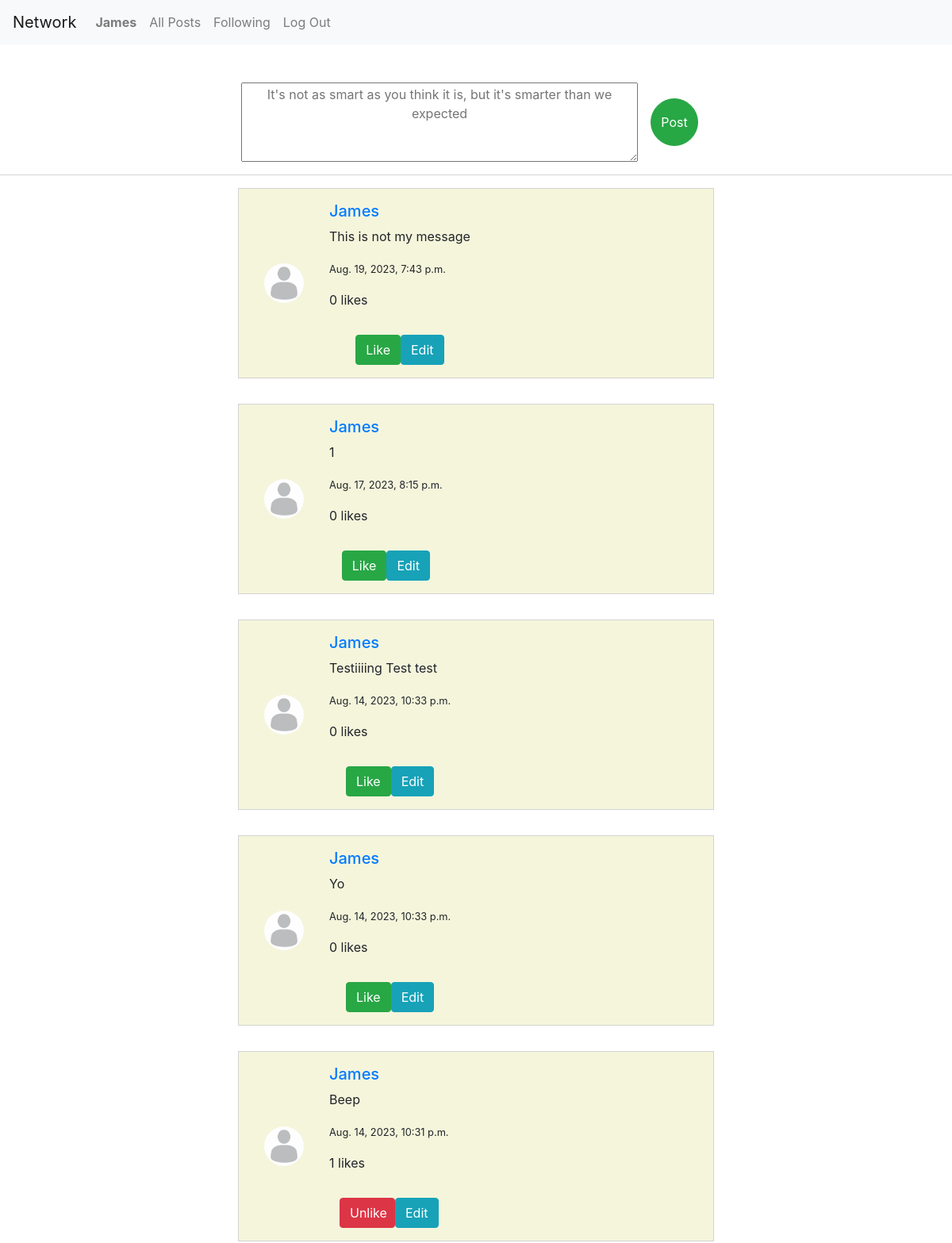
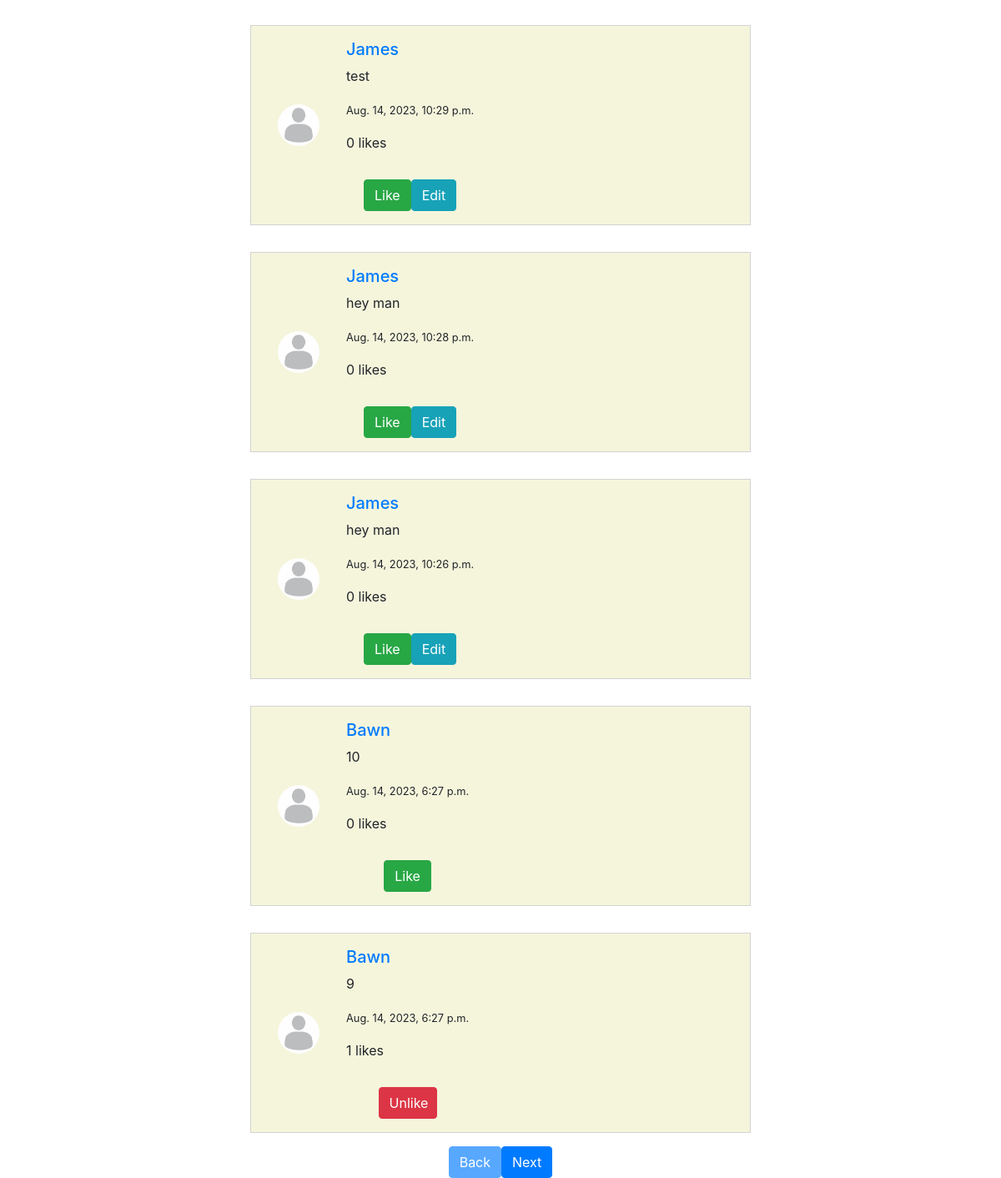
Screenshot of / (signed in) with the database file from the repository (2 pictures, top to bottom).
### network/models.py (models this page shows)
class User(AbstractUser):
    pass

class Post(models.Model):
    user = models.ForeignKey(User, on_delete=models.CASCADE)
    content = models.CharField(max_length=300)
    timestamp = models.DateTimeField(default=timezone.now)

### network/views.py (the view, shortened to what this page needs)
# urls.py: path("", views.index, name="index"),
def index(request):
    if request.method == 'GET':
        posts = Post.objects.prefetch_related('likes').all().order_by('timestamp').reverse()
        context = {}
        if request.user.is_authenticated:
            user_likes = [like.post_id for like in Like.objects.filter(user=request.user)]
            context['user_likes']= user_likes
        indexed_posts = []
        for index, post in enumerate(posts, start=1):
            indexed_posts.append({'index': index, 'post':post})
        context['posts'] = indexed_posts
        return render(request, "network/index.html", context)

### network/templates/network/index.html (shortened to what this page needs)
{% extends "network/layout.html" %}
{% load static %}
{% block body %}
    {% if user.is_authenticated %}
    <div class="user-post">
        <form href="{% url 'index' %}" method='post'>
            <textarea placeholder="It's not as smart as you think it is, but it's smarter than we expected" name="post_content"></textarea>
            <button type="submit" class="btn btn-success">Post</button>
        </form>
    </div>
    {% else %}
        <h4><a href="{% url 'login' %}">Log in</a></h4>
    {% endif %}
    <div class="posts">
        {% for post in posts %}
        <div class="post" data-index="{{post.index}}">
            <div class="post-profile">
                <img src="{% static 'images/profile-placeholder.jpg' %}" width="50px" height="50px" alt="profile-pic"/>
            </div>
            <div class="post-content">
                <h5><a href="{% url 'profile-page'  post.post.user.id %}" >{{ post.post.user }}</a></h5>
                <div id="post_content_div_{{post.post.id}}">
                    <p id="post_content_{{post.post.id}}">{{ post.post.content }}</p>
                </div>
                <p><small>{{ post.post.timestamp }}</small></p>
                <p id="like_count_{{post.post.id}}">{{ post.post.likes.all.count }} likes</p>
                <div class="side-by-side">
                    <button id="like_button_{{post.post.id}}" name="post_id" value="{{post.post.id}}" class="like_button btn {% if not post.post.id in user_likes %}btn-success{% else %}btn-danger{% endif %}" data-liked="{% if post.post.id in user_likes %}true{% else %}false{% endif %}" onclick="toggleLike({{post.post.id}})">{% if not post.post.id in user_likes %}Like{% else %}Unlike{% endif %}</button>
                    {% if post.post.user == request.user %}
                        <button id="edit-btn" class="btn btn-info" data-id="{{post.post.id}}">Edit</button>
                    {% endif %}
                </div>
            </div>
        </div>
        {% endfor %}
        <div class="side-by-side">
            <button id="back-btn" class="btn btn-primary">Back</button>
            <button id="next-btn" class="btn btn-primary">Next</button>
        </div>
    </div>
{% endblock %}

### network/templates/network/layout.html (shortened to what this page needs)
{% load static %}
<!DOCTYPE html>
<html lang="en">
    <head>
        <link rel="stylesheet" href="https://stackpath.bootstrapcdn.com/bootstrap/4.4.1/css/bootstrap.min.css">
        <link href="{% static 'network/styles.css' %}" rel="stylesheet">
    </head>
    <body>
        <nav class="navbar navbar-expand-lg navbar-light bg-light">
            <a class="navbar-brand" href="#">Network</a>
            <div>
              <ul class="navbar-nav mr-auto">
                {% if user.is_authenticated %}
                    <li class="nav-item">
                        <a class="nav-link" href="#"><strong>{{ user.username }}</strong></a>
                    </li>
                {% endif %}
                <li class="nav-item">
                  <a class="nav-link" href="{% url 'index' %}">All Posts</a>
                </li>
                {% if user.is_authenticated %}
                    <li class="nav-item">
                        <a class="nav-link" href="{% url 'following' %}">Following</a>
                    </li>
                    <li class="nav-item">
                        <a class="nav-link" href="{% url 'logout' %}">Log Out</a>
                    </li>
                {% endif %}
              </ul>
            </div>
          </nav>
        <div class="body">
            {% block body %}
            {% endblock %}
        </div>
    </body>
</html>

### network/static/network/styles.css (style rules this page uses)
.user-post { display: flex; justify-content: center; align-items: center; align-content: center; padding:3rem; padding-bottom: 1rem; border-bottom: 1px solid lightgrey; }
.user-post form { display: flex; justify-content: center; align-items: center; }
.user-post textarea { width: 500px; min-height: 100px; text-align: center; }
.user-post button { height:60px; width:60px; border-radius: 300px; margin:1rem; }
.posts { display: flex; flex-direction: column; justify-content:left; align-items: center; }
.post { display:flex; justify-content: left; align-items: center; min-width :600px; max-width: 600px; min-height: 100px; border: 1px solid lightgrey; background-color: beige; margin: 1rem; padding: 1rem; }
.post img { margin:1rem; border-radius: 50px; margin-right:2rem; }
.post-content { display:flex ; flex-direction: column; justify-content: center; align-items: left; }
.like_button { max-width: 70px; }
.side-by-side { display: flex; justify-content: center; align-items: center; }

### rows the page displays
User: username "James"
Post: post.user "James", post.content "This is not my message", post.timestamp "Aug. 19, 2023, 7:43 p.m.", post.likes.all.count "0", shows "Like"
Post: post.user "James", post.content "1", post.timestamp "Aug. 17, 2023, 8:15 p.m.", post.likes.all.count "0", shows "Like"
Post: post.user "James", post.content "Testiiiing Test test", post.timestamp "Aug. 14, 2023, 10:33 p.m.", post.likes.all.count "0", shows "Like"
Post: post.user "James", post.content "Yo", post.timestamp "Aug. 14, 2023, 10:33 p.m.", post.likes.all.count "0", shows "Like"
Post: post.user "James", post.content "Beep", post.timestamp "Aug. 14, 2023, 10:31 p.m.", post.likes.all.count "1", shows "Unlike"
Post: post.user "James", post.content "test", post.timestamp "Aug. 14, 2023, 10:29 p.m.", post.likes.all.count "0", shows "Like"
Post: post.user "James", post.content "hey man", post.timestamp "Aug. 14, 2023, 10:28 p.m.", post.likes.all.count "0", shows "Like"
Post: post.user "James", post.content "hey man", post.timestamp "Aug. 14, 2023, 10:26 p.m.", post.likes.all.count "0", shows "Like"
Post: post.user "Bawn", post.content "10", post.timestamp "Aug. 14, 2023, 6:27 p.m.", post.likes.all.count "0", shows "Like"
Post: post.user "Bawn", post.content "9", post.timestamp "Aug. 14, 2023, 6:27 p.m.", post.likes.all.count "1", shows "Unlike"
